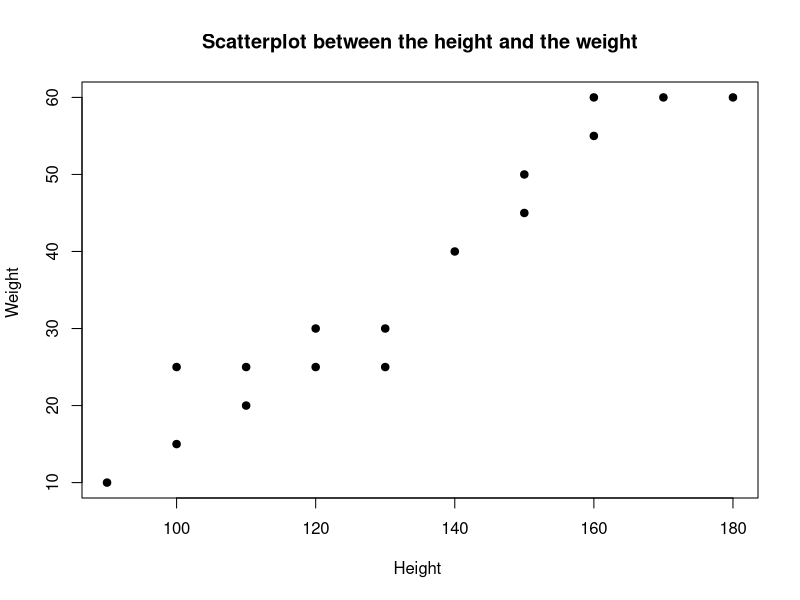
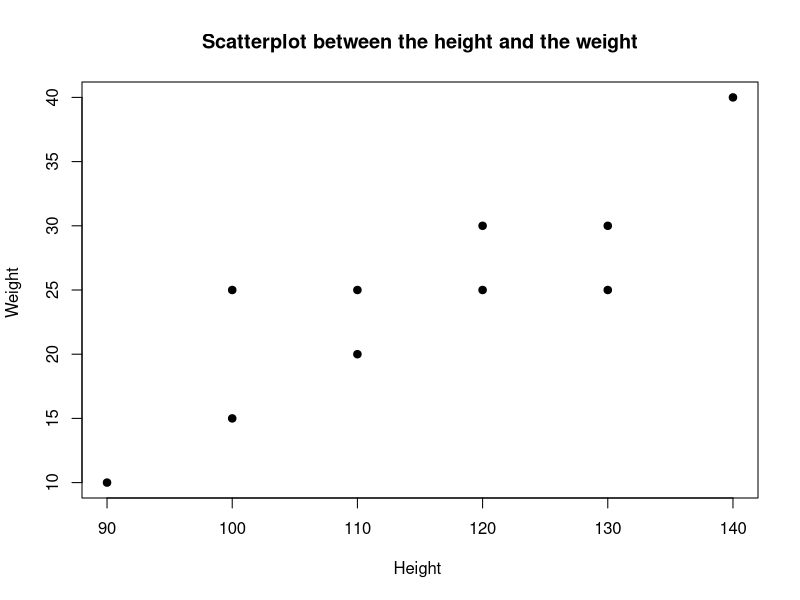
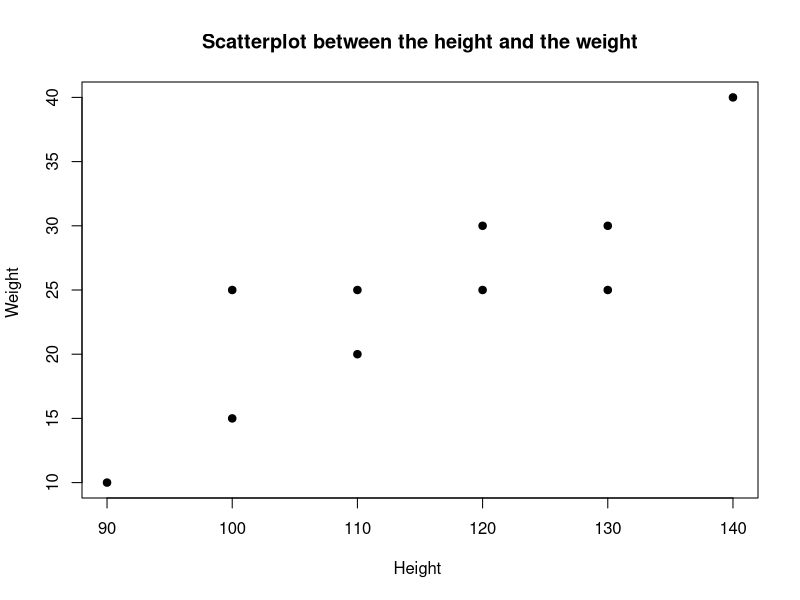
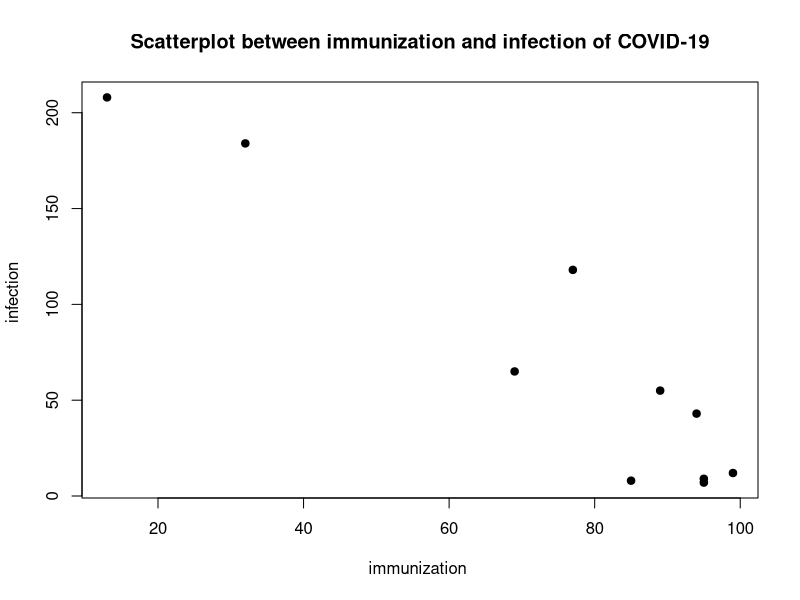
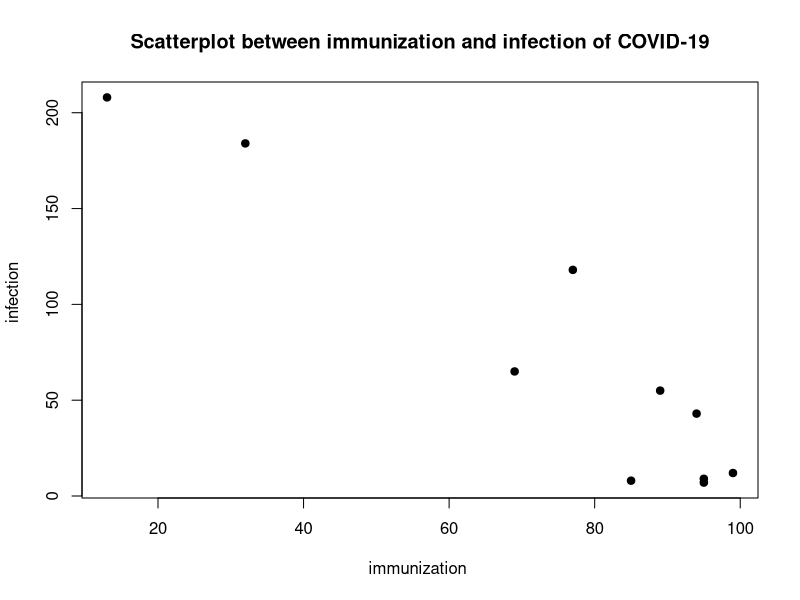
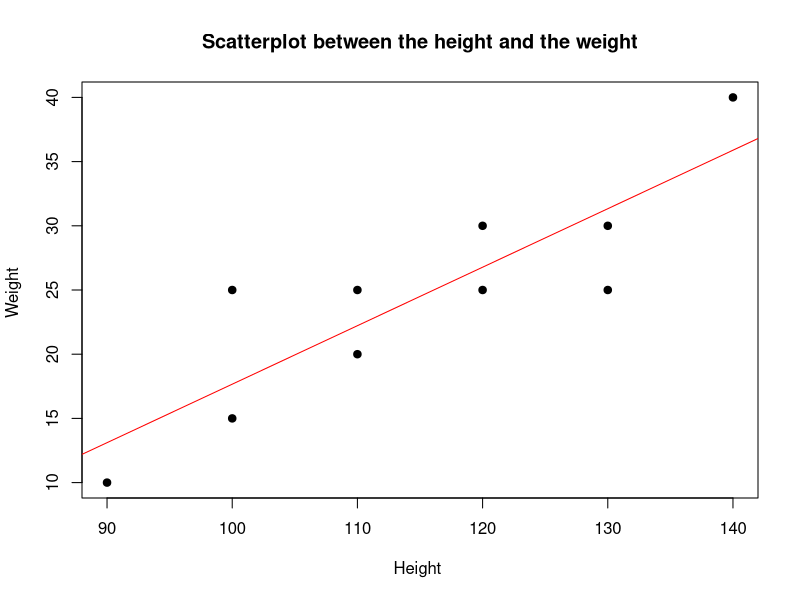

The R script that drew these images, in order:
#===============================================================
#                CHHD301-Biostatistics
#===============================================================
# INSTRUCTOR : Dr. Wiriya Mahikul
# TITLE      : Lecture 13 - Correlation and Regression
#===============================================================

##============================ Correlation ============================

## หน้า 14
# Portray the following information in a scatter
# diagram. What observations can you make about
# the relationship between the height and the weight?

Height<-c(90,100,100,110,110,120,120,130,130,
     140,150,150,160,160,170,180)
Weight<-c(10,15,25,20,25,25,30,25,
          30,40,45,50,55,60,60,60)
plot(Height, Weight, main="Scatterplot between the height and the weight",
     xlab="Height ", ylab="Weight ", pch=19)

## หน้า 17
# จากการฉีด vaccine covid-19 ไป 10 ประเทศ โดยแต่ละประเทศ
# มีน้ำหนักและส่วนสูงเฉลี่ยในวัยเรียน ที่มีการแจกแจงแบบปกติดังนี้

# จากตารางข้างต้น สามารถสรุปได้หรือไม่ว่า น้ำหนักมี
# ความสัมพันธ์เชิงเส้นกับส่วนสูง ที่ระดับนัยสําคัญ 0.05


Height<-c(90,100,100,110,110,120,120,130,130,140)
sum(Height)
Weight<-c(10,15,25,20,25,25,30,25,30,40)
sum(Weight)
r=(10*sum(Height*Weight)-sum(Height)*sum(Weight))/sqrt((10*sum(Height^2)-(sum(Height))^2)*(10*sum(Weight^2)-(sum(Weight))^2))
r
plot(Height, Weight, main="Scatterplot between the height and the weight",
     xlab="Height ", ylab="Weight ", pch=19)
cor(Height,Weight)
qt(0.025,df=8)
pt(4.898,df=8,lower.tail = FALSE)*2
pt(-4.898,df=8,lower.tail = FALSE)


plot(Weight~Height, main="Scatterplot between the height and the weight",
     xlab="Height ", ylab="Weight ", pch=19)
lm.fit =lm(Weight~Height )
lm.fit
summary (lm.fit )


## หน้า 23
# จากการฉีด vaccine covid-19 ไป 10 ประเทศ พบว่าเปอร์เซ็นต์
# การฉีดวัคซีนและอัตราการติดเชื้อหลังจากการฉีดวัคซีน ที่มีการแจกแจงแบบปกติ ดังนี้...

#จากตารางข้างต้น สามารถสรปได้หรือไม่ว่า เปอร์เซ็นต์การฉีดวัคซีน
# มีความสัมพันธ์เชิงเส้นกับอัตราการติดเชื้อหลังจากการฉีดวัคซีน ที่ระดับนัยสำคัญ 0.05

immunization<-c(77,69,32,85,94,99,89,13,95,95)
infection<-c(118,65,184,8,43,12,55,208,7,9)
plot(immunization, infection, main="Scatterplot between immunization and infection of COVID-19",
     xlab="immunization ", ylab="infection ", pch=19)
cor(immunization,infection)
qt(0.025,df=8)
pt(7.723,df=8,lower.tail = FALSE)*2
pt(-7.723,df=8,lower.tail = FALSE)


plot(infection ~ immunization, main="Scatterplot between immunization and infection of COVID-19",
     xlab="immunization ", ylab="infection ", pch=19)
lm.fit =lm(infection ~ immunization )
lm.fit
summary (lm.fit )


## หน้า 29
## correlation matrix
Height<-c(90,100,100,110,110,120,120,130,130,140)
sum(Height)
Weight<-c(10,15,25,20,25,25,30,25,30,40)
sum(Weight)
immunization<-c(77,69,32,85,94,99,89,13,95,95)
infection<-c(118,65,184,8,43,12,55,208,7,9)
data<-matrix(c(Height,Weight,immunization,infection),nrow = 10, ncol = 4)
data
colnames(data) <- c("Height","Weight","immunization","infection")
library("Hmisc")
rcorr(data)

##============================ Regression ============================
## หน้า 23
# จากการฉีด vaccine covid-19 ไป 10 ประเทศ โดยแต่ละประเทศมีน้ำหนักและส่วนสูงเฉลี่ย ใน
# วัยเรียน ที่มีการแจกแจงแบบปกติ ดังนี้..

# จงประมาณค่า (estimate) เมื่อส่วนสูงเท่ากับ 95 cm หรือ 122 cm แล้วน้ำหนักจะเป็นเท่าไร

Height<-c(90,100,100,110,110,120,120,130,130,140)
Weight<-c(10,15,25,20,25,25,30,25,30,40)

plot(Weight~Height, main="Scatterplot between the height and the weight",
     xlab="Height ", ylab="Weight ", pch=19)
lm.fit =lm(Weight~Height )
lm.fit
summary (lm.fit)
abline (lm.fit, col =" red ")

predict(lm.fit, data.frame(Height = c(95,122)))
